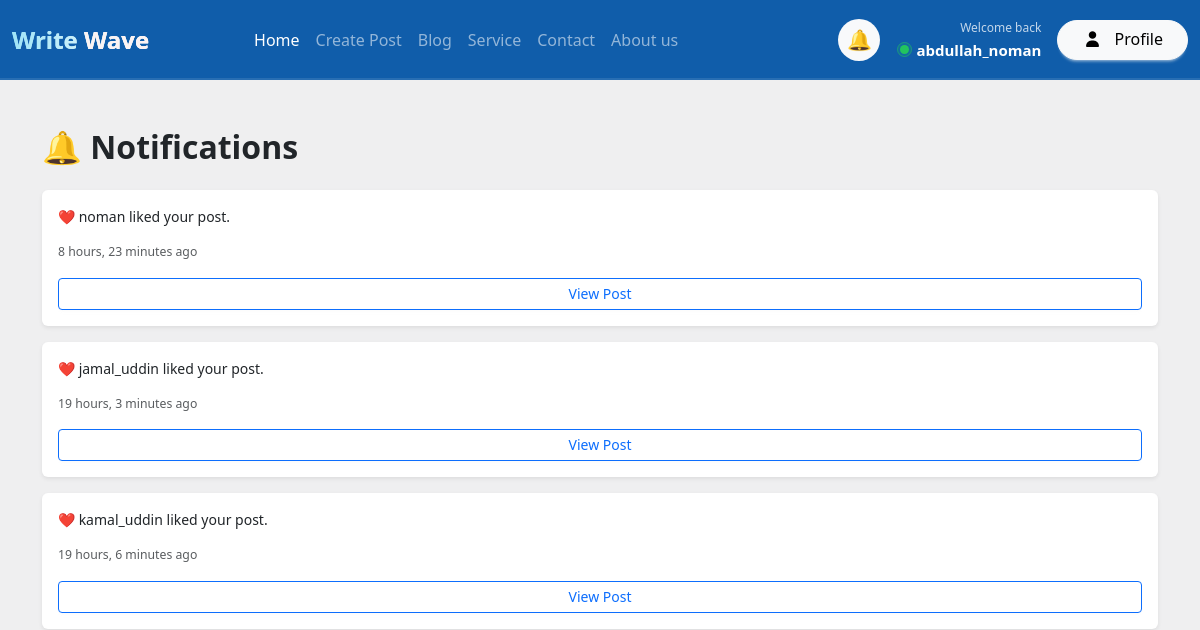
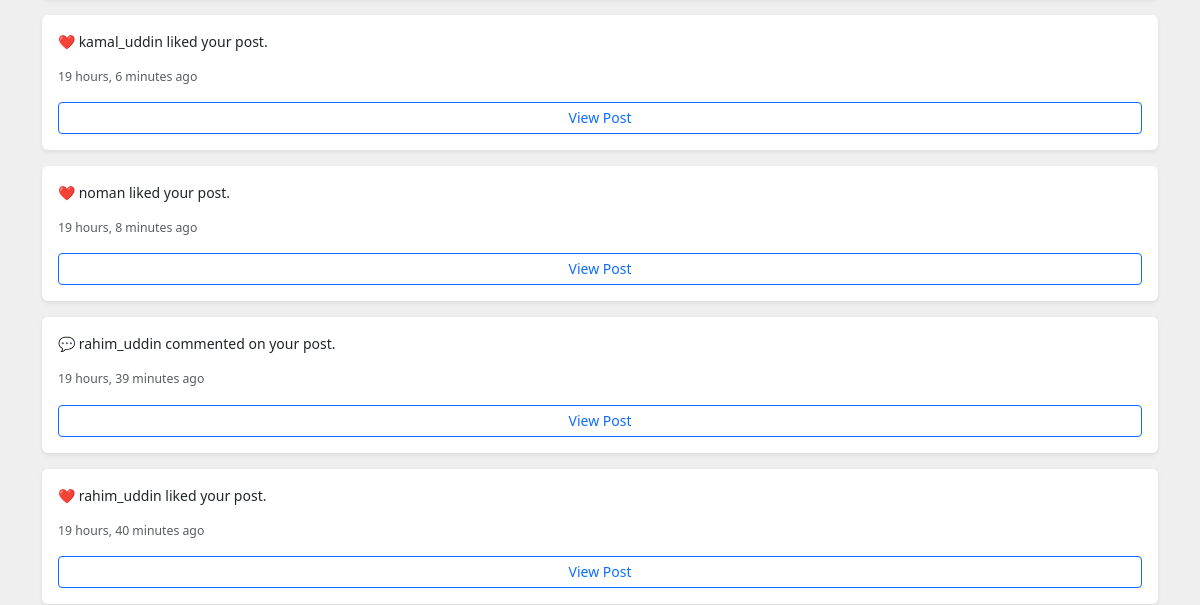
/posts/notifications/ (signed in, upper part), run on an earlier commit of the app's database (2 pictures, top to bottom).
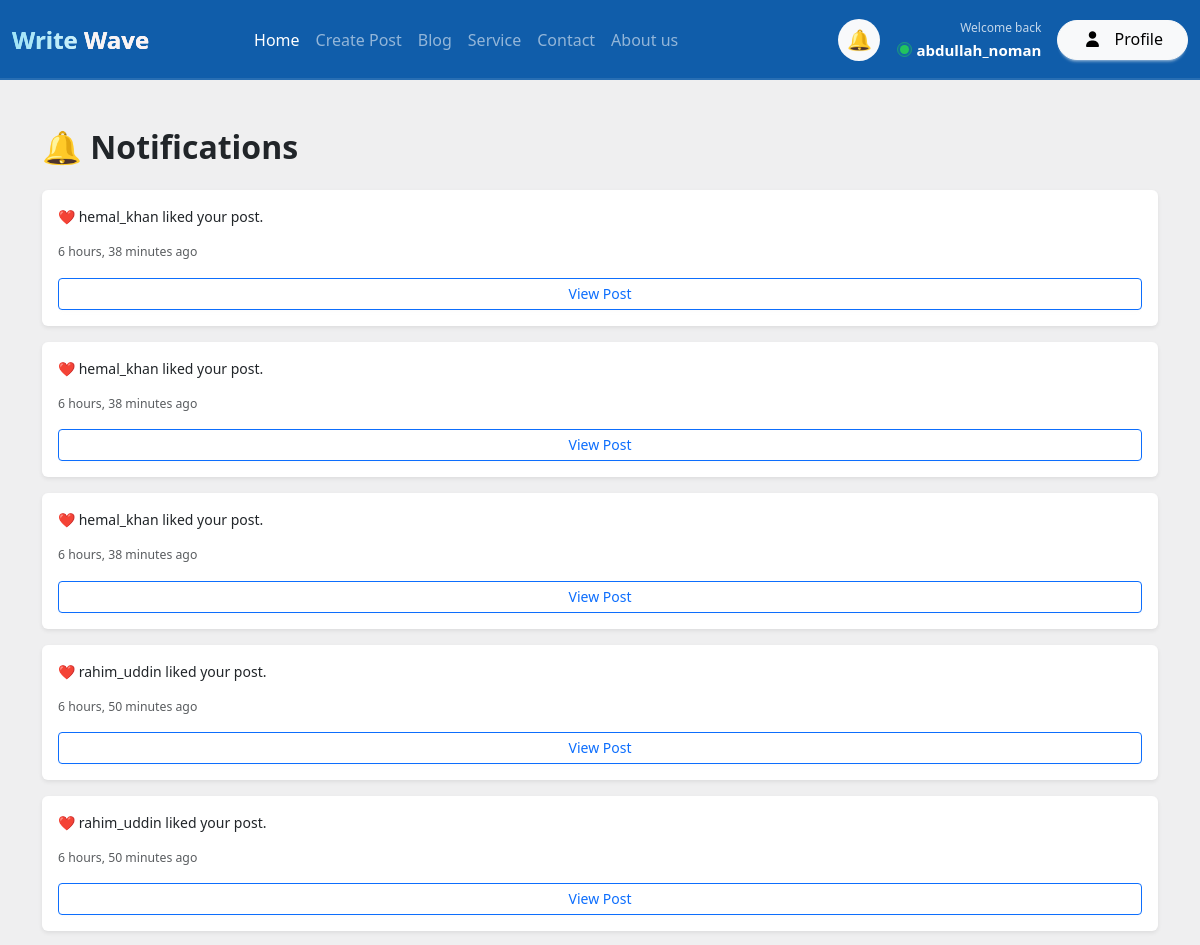
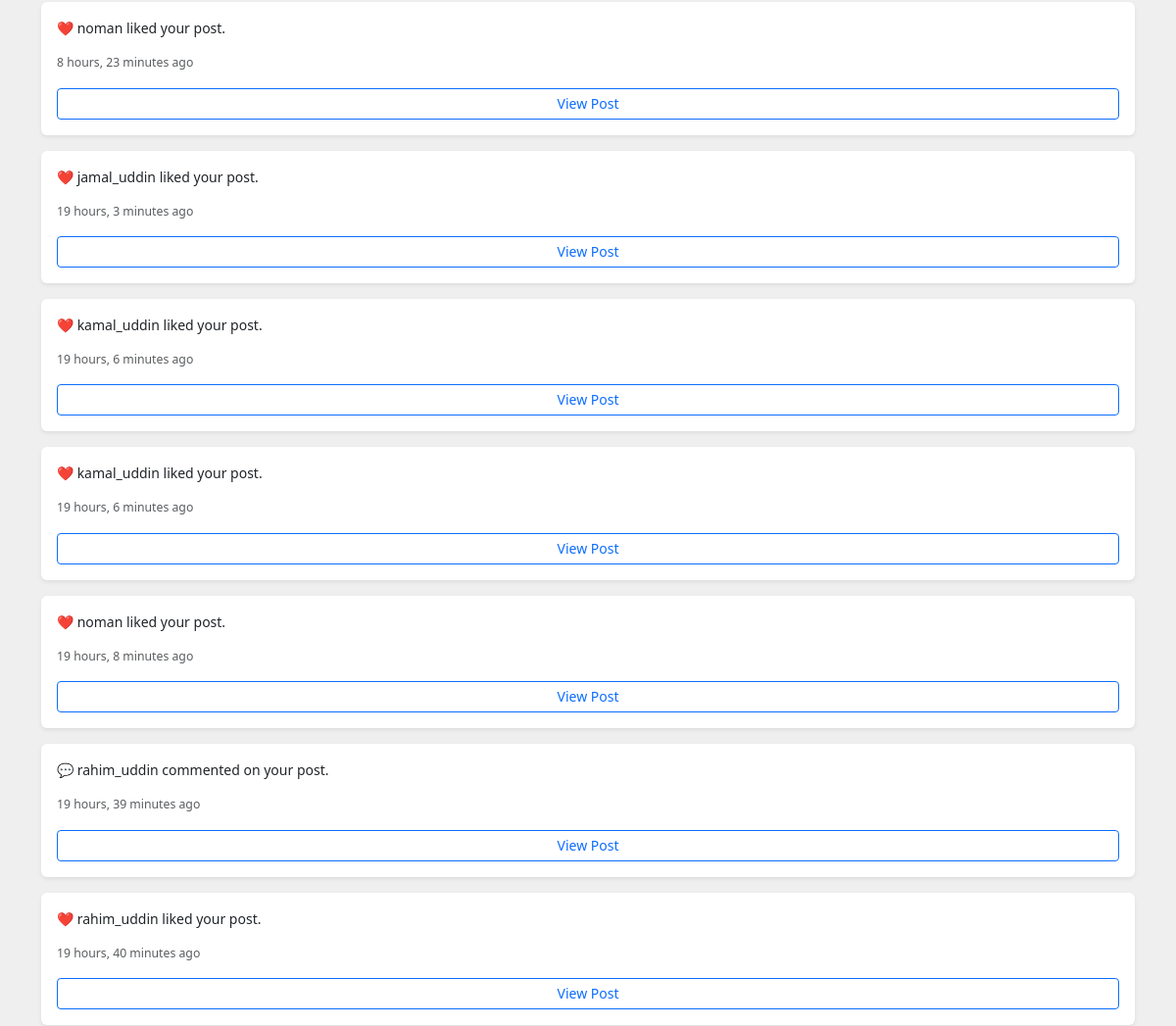
And on a later commit of the database (2 pictures, top to bottom).
### posts/models.py (models this page shows, shortened)
class Notification(models.Model):
    NOTIFICATION_TYPES = (
        ("like", "Like"),
        ("comment", "Comment"),
    )
    recipient = models.ForeignKey(
        User,
        on_delete=models.CASCADE,
        related_name="notifications"
    )
    sender = models.ForeignKey(
        User,
        on_delete=models.CASCADE,
        related_name="sent_notifications"
    )
    post = models.ForeignKey(
        Post,
        on_delete=models.CASCADE,
        related_name="notifications"
    )
    notification_type = models.CharField(
        max_length=20,
        choices=NOTIFICATION_TYPES
    )
    message = models.CharField(max_length=255)
    is_read = models.BooleanField(default=False)
    created_at = models.DateTimeField(auto_now_add=True)

### posts/views.py (the view)
# urls.py: path('notifications/', views.Notifications, name='notifications'),
@login_required
def Notifications(request):
    notifications = Notification.objects.filter(
        recipient=request.user
    ).order_by("-created_at")
    return render(
        request,
        "posts/notification_post.html",
        {
            "notifications": notifications
        }
    )

### posts/templates/posts/notification_post.html (shortened to what this page needs)
{% extends "base.html" %}
{% block content %}
<div class="container py-5">
    <h2 class="fw-bold mb-4">
        🔔 Notifications
    </h2>
    {% for notification in notifications %}
        <div class="card mb-3 border-0 shadow-sm">
            <div class="card-body">
                {% if notification.notification_type == "like" %}
                    ❤️ {{ notification.message }}
                {% elif notification.notification_type == "comment" %}
                    💬 {{ notification.message }}
                {% endif %}
                <div class="text-muted small mt-2">
                    {{ notification.created_at|timesince }} ago
                </div>
                <a
                    href="{% url 'post_detail' notification.post.pk %}"
                    class="btn btn-sm btn-outline-primary mt-2"
                >
                    View Post
                </a>
            </div>
        </div>
    {% endfor %}
</div>
{% endblock %}

What changed in the data, as far as the page shows it:
added Notification: message "hemal_khan liked your post.", created_at "6 hours, 38 minutes"
added Notification: message "hemal_khan liked your post.", created_at "6 hours, 38 minutes"
added Notification: message "hemal_khan liked your post.", created_at "6 hours, 38 minutes"
added Notification: message "rahim_uddin liked your post.", created_at "6 hours, 50 minutes"
added Notification: message "rahim_uddin liked your post.", created_at "6 hours, 50 minutes"
